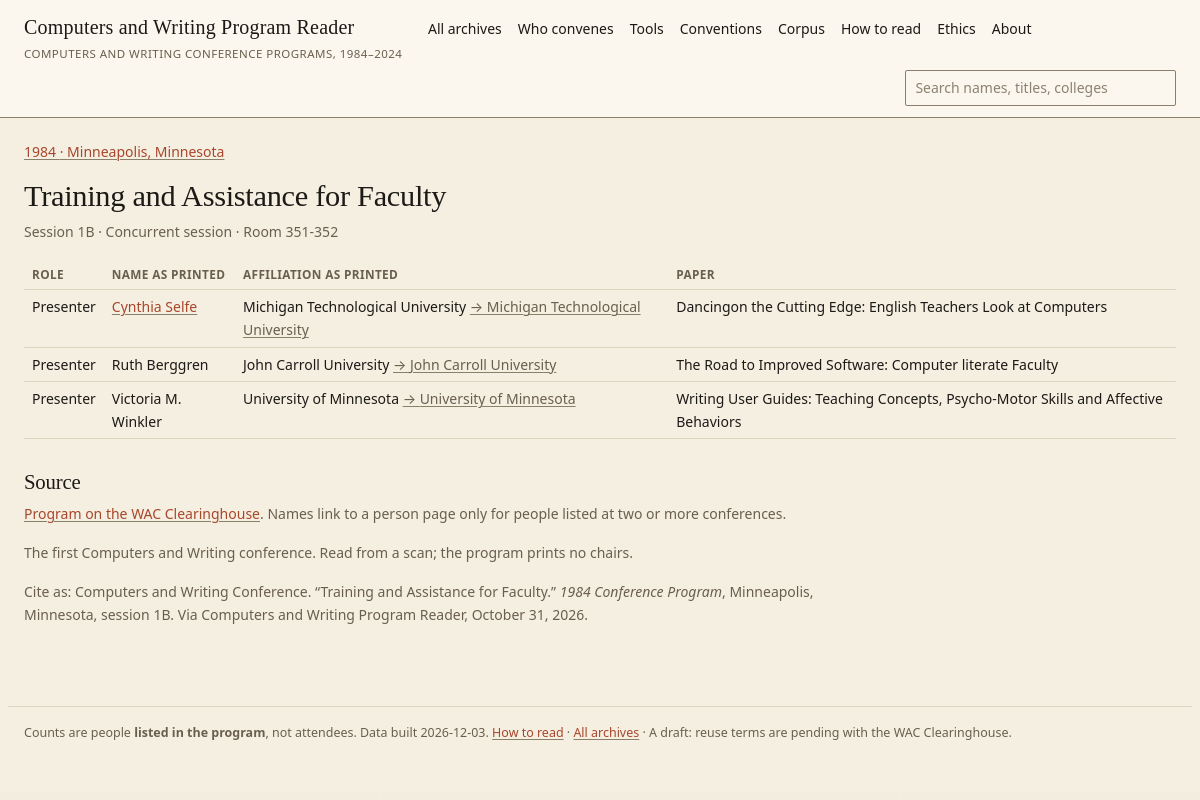
Screenshot of /session/cw:1984:1B with the database file from the repository.
### tables this page shows
CREATE TABLE conventions (year INTEGER PRIMARY KEY, city TEXT, venue TEXT, theme TEXT, chair TEXT, status TEXT, dates TEXT, site TEXT);

CREATE TABLE appearances (id INTEGER PRIMARY KEY, year INTEGER, session_id TEXT, ord INTEGER, role TEXT, role_group TEXT, name_as_printed TEXT,
        affiliation_as_printed TEXT, paper_title TEXT, person_id TEXT, institution_id TEXT, source_document_id TEXT);

CREATE TABLE institutions (id TEXT PRIMARY KEY, name TEXT, ror_id TEXT, country TEXT, kind TEXT, lat REAL, lon REAL);

### cw/app.py (the view)
@app.route("/session/<path:sid>")
def session(sid):
    s = q1("SELECT * FROM sessions WHERE id = ?", sid)
    if not s:
        abort(404)
    people = q("""SELECT a.*, i.name AS inst_name, i.country, ps.eligible FROM appearances a
                  LEFT JOIN institutions i ON i.id = a.institution_id LEFT JOIN person_summary ps ON ps.person_id = a.person_id
                  WHERE a.session_id = ? ORDER BY a.ord""", sid)
    doc = q1("SELECT * FROM source_documents WHERE id = ?", s["source_document_id"])
    conv = q1("SELECT * FROM conventions WHERE year = ?", s["year"])
    return render_template("session.html", s=s, people=people, doc=doc, conv=conv, note=YEAR_NOTES.get(s["year"]),
                           today=date.today().strftime("%B %d, %Y"))

### cw/app.py (called while the page is built)
def db():
    if "db" not in g:
        g.db = sqlite3.connect(f"file:{DB}?mode=ro&immutable=1", uri=True)
        g.db.row_factory = sqlite3.Row
    return g.db

def q(sql, *args):
    return db().execute(sql, args).fetchall()

def q1(sql, *args):
    return db().execute(sql, args).fetchone()

def build_date():
    return date.fromtimestamp(os.path.getmtime(DB)).isoformat() if os.path.exists(DB) else ""

@app.after_request
def headers(r):
    r.headers["X-Robots-Tag"] = "noindex, nofollow"
    return r

@app.context_processor
def inject():
    return {"build_date": build_date(), "repo_url": REPO_URL, "data_url": DATA_URL, "P": request.script_root, "ROOT": (request.script_root.rsplit("/", 1)[0] or "") + "/", "corpus": "cw"}

### cw/templates/session.html (shortened to what this page needs)
{% extends "base.html" %}{% block title %}{{ s.title or s.code }} · Computers and Writing Program Reader{% endblock %}
{% block main %}
<p class="small"><a href="{{ P }}/year/{{ s.year }}">{{ s.year }}{% if conv %} · {{ conv.city }}{% endif %}</a></p>
<h1>{{ s.title or '(no title)' }}</h1>
<p class="meta">{% if s.code %}Session {{ s.code }}{% endif %}{% if s.session_type %} · {{ s.session_type }}{% endif %}{% if s.room %} · {{ s.room }}{% endif %}</p>
{% if people %}<div class="tbl"><table><thead><tr><th>Role</th><th>Name as printed</th><th>Affiliation as printed</th><th>Paper</th></tr></thead><tbody>
{% for p in people %}<tr><td>{{ p.role or '' }}</td>
<td>{% if p.eligible %}<a href="{{ P }}/person/{{ p.person_id }}">{{ p.name_as_printed }}</a>{% else %}{{ p.name_as_printed }}{% endif %}</td>
<td>{{ p.affiliation_as_printed or '' }}{% if p.institution_id %} <a class="small" href="{{ P }}/institution/{{ p.institution_id }}">→ {{ p.inst_name }}</a>{% endif %}</td>
<td>{{ p.paper_title or '' }}</td></tr>{% endfor %}</tbody></table></div>
{% else %}<p>This session has a title in the program but no listed people in the corpus.</p>{% endif %}
<h2>Source</h2>
<p class="small">{% if doc and doc.public_url %}<a href="{{ doc.public_url }}">Program on the WAC Clearinghouse</a>{% elif doc %}Source: {{ doc.url }}{% endif %}. Names link to a person page only for people listed at two or more conferences.</p>{% if note %}<p class="small">{{ note }}</p>{% endif %}
<p class="small">Cite as: Computers and Writing Conference. “{{ s.title }}.” <i>{{ s.year }} Conference Program</i>{% if conv and conv.city %}, {{ conv.city }}{% endif %}{% if s.code %}, session {{ s.code }}{% endif %}. Via Computers and Writing Program Reader, {{ today }}.</p>
{% endblock %}

### cw/static/tokens.css (style rules this page uses)
:root { --papyrus: #F5EFE1; --papyrus-deep: #EDE4D2; --paper: #FBF7EE; --gloss: #1C1A17; --gloss-soft: #33302A; --dilute: #6A5F4E; --dilute-light: #8C8271; --terracotta: #A8462C; --terracotta-lift: #C2593B; --terracotta-wash: #EFDDD4; --added-white: #FFFDF8; --faience: #4A6670; --faience-wash: #DFE7E9; --rule: #DDD3BF; --rule-strong: #8A7F68; --good-bg: #E7E0CE; --good-fg: #5C4A22; --warn-bg: #F0E2D2; --warn-fg: #7A4A24; --err-bg: #EFDDD4; --err-fg: #8E3A22; --neutral-bg:#E4E7E4; --neutral-fg:#4A5550; --f-display: 'GFS Didot', 'EB Garamond', Georgia, 'Times New Roman', serif; --f-quote: 'EB Garamond', Georgia, 'Times New Roman', serif; --f-body: 'Literata', Georgia, 'Times New Roman', serif; --f-ui: 'Atkinson Hyperlegible', system-ui, -apple-system, 'Segoe UI', sans-serif; --f-mono: ui-monospace, 'SF Mono', 'JetBrains Mono', Consolas, monospace; --text-xs: 0.75rem; --text-sm: 0.875rem; --text-base: 1rem; --text-lg: 1.125rem; --text-xl: 1.5rem; --text-2xl: 2rem; --text-3xl: 2.75rem; --text-4xl: 3.75rem; --leading-tight: 1.08; --leading-snug: 1.35; --leading-base: 1.65; --measure: 62ch; --space-1: 0.25rem; --space-2: 0.5rem; --space-3: 0.75rem; --space-4: 1rem; --space-5: 1.25rem; --space-6: 1.5rem; --space-8: 2rem; --space-10: 2.5rem; --space-12: 3rem; --space-16: 4rem; --space-20: 5rem; --space-24: 6rem; --radius-sm: 2px; --shadow-sm: 0 1px 2px rgba(28, 26, 23, 0.05); --t-fast: 0.12s ease; --t-base: 0.2s ease; }
*, *::before, *::after { box-sizing: border-box; }
html, body { margin: 0; padding: 0; background-color: var(--papyrus); background-image: var(--grain); color: var(--gloss); font-family: var(--f-body); font-size: var(--text-base); line-height: var(--leading-base); -webkit-font-smoothing: antialiased; -moz-osx-font-smoothing: grayscale; text-rendering: optimizeLegibility; }
h1, h2 { font-family: var(--f-display); font-weight: 400; line-height: var(--leading-tight); letter-spacing: -0.01em; margin: 0 0 var(--space-4); color: var(--gloss); text-wrap: balance; }
h1 { font-size: var(--text-3xl); }
h2 { font-size: var(--text-2xl); }
p { margin: 0 0 var(--space-4); }
a { color: var(--terracotta); text-decoration: underline; text-decoration-color: var(--rule-strong); text-decoration-thickness: 1px; text-underline-offset: 0.18em; transition: color var(--t-fast), text-decoration-color var(--t-fast); }
::placeholder { color: var(--dilute-light); opacity: 1; }

### cw/static/reader.css (style rules this page uses)
* { box-sizing: border-box; }
body { margin: 0; background: var(--papyrus); color: var(--gloss); font-family: var(--f-body); font-size: var(--text-base); line-height: var(--leading-base); }
a { color: var(--terracotta); text-underline-offset: 2px; }
h1, h2, h3 { font-family: var(--f-display); font-weight: 400; line-height: var(--leading-tight); }
h1 { font-size: 1.9rem; margin: .2rem 0 .5rem; }
h2 { font-size: 1.3rem; margin: 2rem 0 .5rem; }
p, li { max-width: 52rem; }
.small, .meta { font-family: var(--f-ui); font-size: var(--text-sm); color: var(--dilute); }
table { border-collapse: collapse; width: 100%; font-size: var(--text-sm); font-family: var(--f-ui); }
th, td { text-align: left; vertical-align: top; padding: .32rem .5rem; border-bottom: 1px solid var(--rule); }
th { font-weight: 600; color: var(--dilute); font-size: .74rem; text-transform: uppercase; letter-spacing: .03em; position: sticky; top: 0; background: var(--papyrus); }
.tbl { overflow-x: auto; }
.tbl { max-width: 100%; }

### rows the page displays
conventions: city "Minneapolis, Minnesota"
appearances: role "Presenter", name_as_printed "Cynthia Selfe", affiliation_as_printed "Michigan Technological University", inst_name "Michigan Technological University", paper_title "Dancingon the Cutting Edge: English Teachers Look at Computers"
appearances: role "Presenter", name_as_printed "Ruth Berggren", affiliation_as_printed "John Carroll University", inst_name "John Carroll University", paper_title "The Road to Improved Software: Computer literate Faculty"
appearances: role "Presenter", name_as_printed "Victoria M. Winkler", affiliation_as_printed "University of Minnesota", inst_name "University of Minnesota", paper_title "Writing User Guides: Teaching Concepts, Psycho-Motor Skills and Affective Behaviors"

### other values shown
{{ s.year }} "1984"
{{ s.title or '(no title)' }} "Training and Assistance for Faculty"
{{ s.code }} "1B"
{{ s.session_type }} "Concurrent session"
{{ s.room }} "Room 351-352"
{{ note }} "The first Computers and Writing conference. Read from a scan; the program prints no chairs."
{{ s.title }} "Training and Assistance for Faculty"
{{ build_date }} "2026-12-03"
